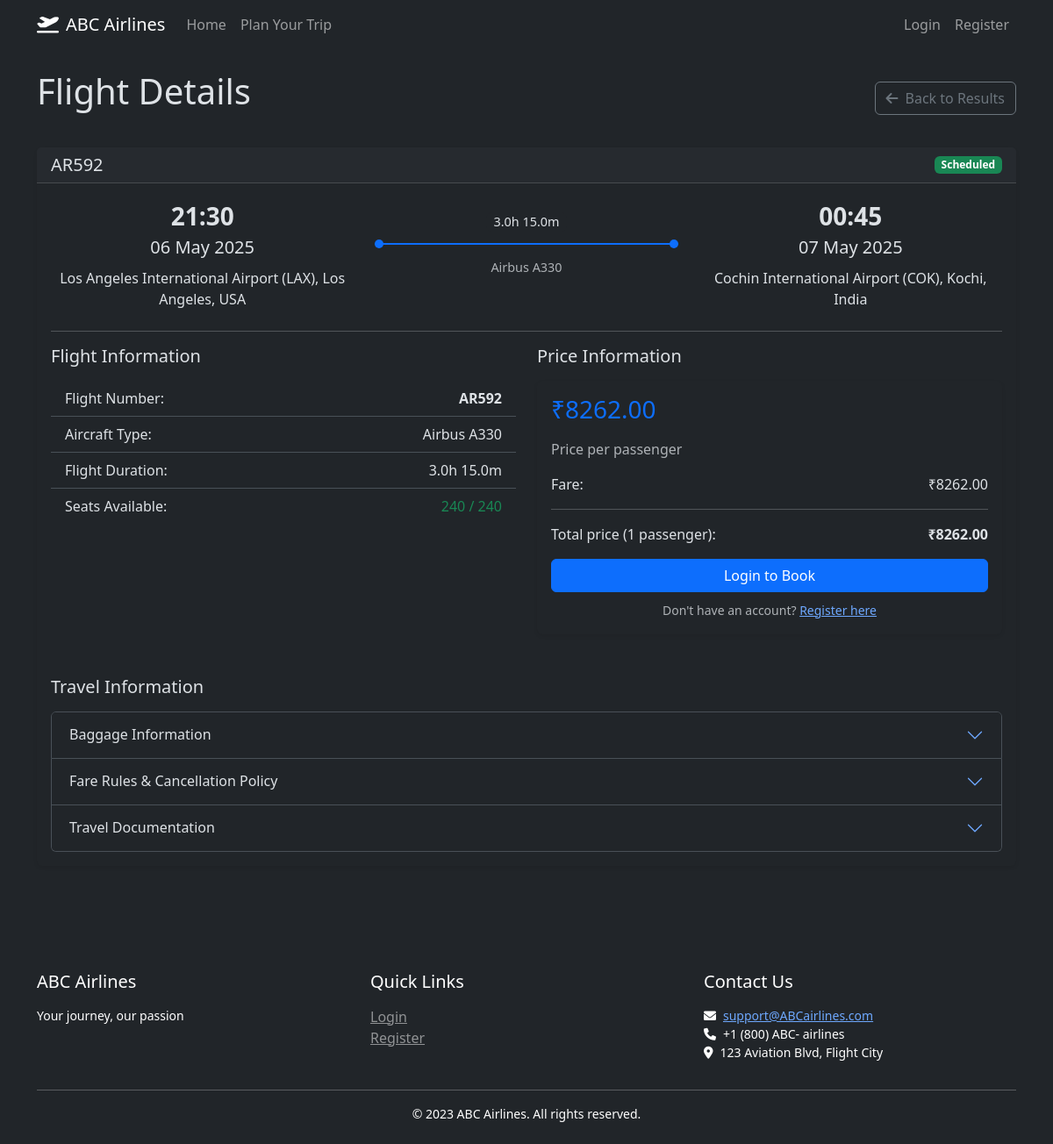
Page /flights/66 on the earlier database version.
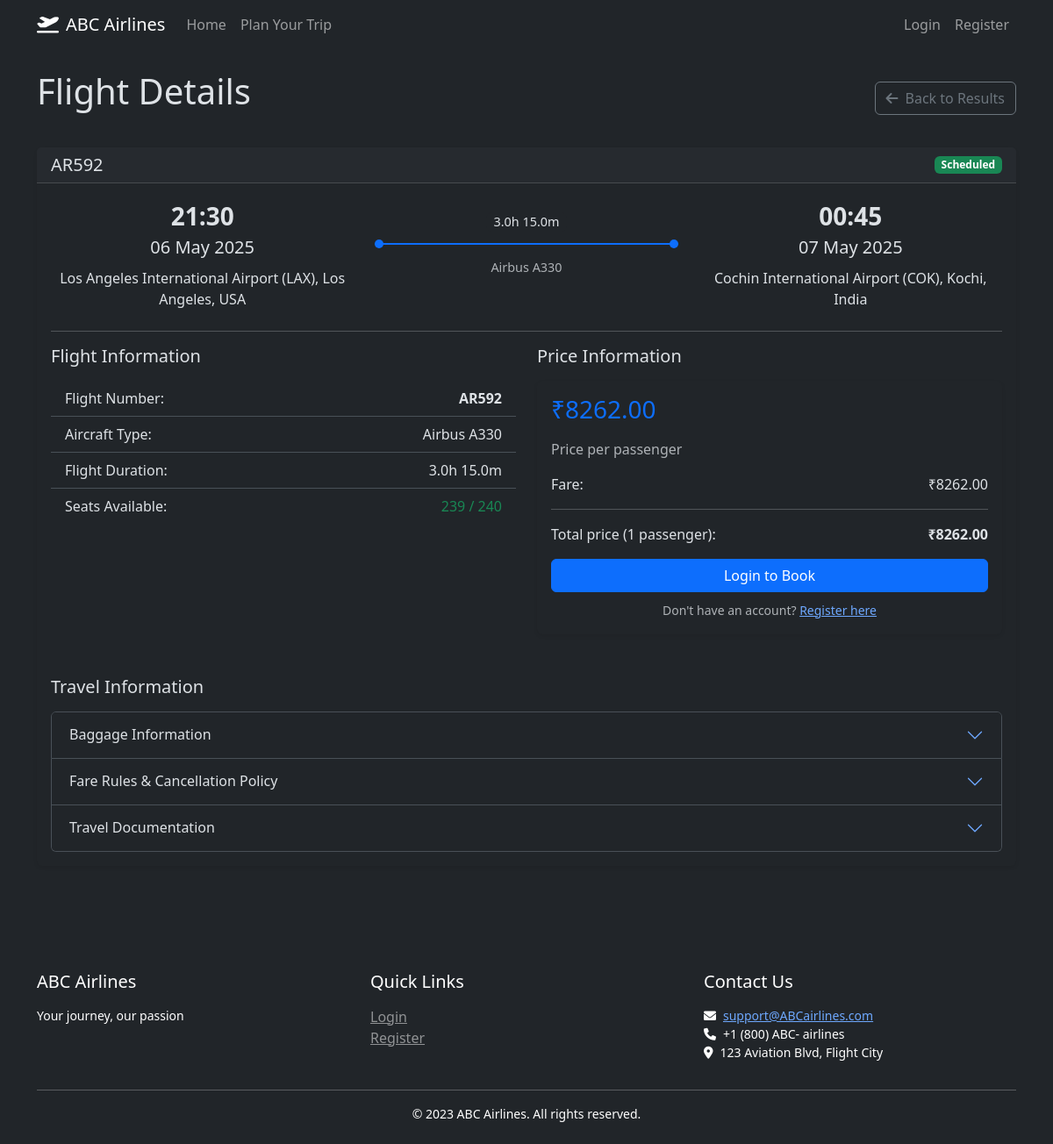
Same page on the later database version.
### models.py (models this page shows, shortened)
class Flight(db.Model):
    __tablename__ = 'flights'
    id = db.Column(db.Integer, primary_key=True)
    flight_number = db.Column(db.String(10), nullable=False)
    origin = db.Column(db.String(3), nullable=False)
    destination = db.Column(db.String(3), nullable=False)
    departure_time = db.Column(db.DateTime, nullable=False)
    arrival_time = db.Column(db.DateTime, nullable=False)
    aircraft_type = db.Column(db.String(50), nullable=False)
    seats_total = db.Column(db.Integer, nullable=False)
    seats_available = db.Column(db.Integer, nullable=False)
    price = db.Column(db.Float, nullable=False)
    status = db.Column(db.String(20), nullable=False)
    bookings = db.relationship('Booking', backref='flight', lazy=True)
    def get_duration(self):
        from utils import format_duration, calculate_flight_duration
        return format_duration(calculate_flight_duration(self.departure_time, self.arrival_time))

### routes.py (the view)
@app.route('/flights/<int:flight_id>')
def flight_details(flight_id):
    flight = data.get_flight_by_id(flight_id)
    if not flight:
        flash('Flight not found', 'danger')
        return redirect(url_for('index'))
    passengers = int(request.args.get('passengers', 1))
    return render_template(
        'flight_details.html',
        flight=flight,
        passengers=passengers,
        get_airport_name=data.get_airport_name,
        format_datetime=format_datetime,
        format_price=format_price
    )

### data.py (called while the page is built)
def get_flight_by_id(flight_id):
    return Flight.query.get(flight_id)

def get_airport_name(code):
    if code in airports:
        return f"{airports[code]['name']} ({code}), {airports[code]['city']}, {airports[code]['country']}"
    return code

### routes.py (called while the page is built)
@app.context_processor
def utility_processor():
    return {
        'format_datetime': format_datetime,
        'format_date': format_date,
        'format_time': format_time,
        'format_price': format_price
    }

### utils.py (called while the page is built)
def format_duration(minutes):
    hours, mins = divmod(minutes, 60)
    return f"{hours}h {mins}m"

def calculate_flight_duration(departure, arrival):
    duration = arrival - departure
    return duration.total_seconds() // 60  # Duration in minutes

def format_price(price):
    if price is not None:
        return f"\u20B9{price:.2f}"
    return "Not available"

### templates/flight_details.html (shortened to what the changed rows need)
{% extends "base.html" %}
{% block content %}
<div class="mb-4">
    <div class="d-flex justify-content-between align-items-center mb-4">
        <h1>Flight Details</h1>
    </div>
    {% if flight %}
        <div class="card mb-4">
            <div class="card-header">
                <div class="d-flex justify-content-between align-items-center">
                    <h5 class="card-title mb-0">{{ flight.flight_number }}</h5>
                    <span class="badge {{ 'bg-success' if flight.status == 'Scheduled' else 'bg-warning' if flight.status == 'Delayed' else 'bg-danger' }}">
                        {{ flight.status }}
                    </span>
                </div>
            </div>
            <div class="card-body">
                <div class="row align-items-center mb-4">
                    <div class="col-md-4">
                        <div class="text-center">
                            <div class="fs-3 fw-bold">
                                {% if flight.departure_time %}
                                    {{ flight.departure_time.strftime('%H:%M') }}
                                {% else %}
                                    Not available
                                {% endif %}
                            </div>
                            <div class="fs-5">
                                {% if flight.departure_time %}
                                    {{ flight.departure_time.strftime('%d %b %Y') }}
                                {% else %}
                                    Not available
                                {% endif %}
                            </div>
                            <div class="mt-2">{{ get_airport_name(flight.origin) }}</div>
                        </div>
                    </div>
                    <div class="col-md-4 text-center">
                        <div class="flight-path position-relative">
                            <div class="flight-duration bg-dark px-2 rounded">
                                {{ flight.get_duration() }}
                            </div>
                            <div class="flight-line"></div>
                            <div class="flight-aircraft text-muted">{{ flight.aircraft_type }}</div>
                        </div>
                    </div>
                    <div class="col-md-4">
                        <div class="text-center">
                            <div class="fs-3 fw-bold">
                                {% if flight.arrival_time %}
                                    {{ flight.arrival_time.strftime('%H:%M') }}
                                {% else %}
                                    Not available
                                {% endif %}
                            </div>
                            <div class="fs-5">
                                {% if flight.arrival_time %}
                                    {{ flight.arrival_time.strftime('%d %b %Y') }}
                                {% else %}
                                    Not available
                                {% endif %}
                            </div>
                            <div class="mt-2">{{ get_airport_name(flight.destination) }}</div>
                        </div>
                    </div>
                </div>
                <hr>
                <div class="row mb-4">
                    <div class="col-md-6">
                        <h5>Flight Information</h5>
                        <ul class="list-group list-group-flush">
                            <li class="list-group-item d-flex justify-content-between">
                                <span>Flight Number:</span>
                                <span class="fw-bold">{{ flight.flight_number }}</span>
                            </li>
                            <li class="list-group-item d-flex justify-content-between">
                                <span>Aircraft Type:</span>
                                <span>{{ flight.aircraft_type }}</span>
                            </li>
                            <li class="list-group-item d-flex justify-content-between">
                                <span>Flight Duration:</span>
                                <span>{{ flight.get_duration() }}</span>
                            </li>
                            <li class="list-group-item d-flex justify-content-between">
                                <span>Seats Available:</span>
                                <span class="{{ 'text-success' if flight.seats_available > 10 else 'text-warning' if flight.seats_available > 0 else 'text-danger' }}">
                                    {{ flight.seats_available }} / {{ flight.seats_total }}
                                </span>
                            </li>
                        </ul>
                    </div>
                    <div class="col-md-6">
                        <h5>Price Information</h5>
                        <div class="card">
                            <div class="card-body">
                                <h3 class="text-primary">
                                    {% if flight.price %}
                                        {{ format_price(flight.price) }}
                                    {% else %}
                                        Not available
                                    {% endif %}
                                </h3>
                                <p class="text-muted">Price per passenger</p>
                                <div class="d-flex justify-content-between mb-2">
                                    <span>Fare:</span>
                                    <span>
                                        {% if flight.price %}
                                            {{ format_price(flight.price) }}
                                        {% else %}
                                            Not available
                                        {% endif %}
                                    </span>
                                </div>
                                <hr>
                                <div class="d-flex justify-content-between mb-2">
                                    <span>Total price ({{ passengers }} passenger{{ 's' if passengers > 1 else '' }}):</span>
                                    <span class="fw-bold">
                                        {% if flight.price %}
                                            {{ (flight.price * passengers) | format_price }}
                                        {% else %}
                                            Not available
                                        {% endif %}
                                    </span>
                                </div>
                                <div class="mt-3">
                                    {% if current_user.is_authenticated %}
                                        <a href="{{ url_for('book_flight', flight_id=flight.id, passengers=passengers) }}" class="btn btn-primary w-100">
                                            Book Now
                                        </a>
                                    {% else %}
                                        <a href="{{ url_for('login', next=url_for('book_flight', flight_id=flight.id, passengers=passengers)) }}" class="btn btn-primary w-100">
                                            Login to Book
                                        </a>
                                        <div class="text-center mt-2">
                                            <small class="text-muted">
                                                Don't have an account? <a href="{{ url_for('register') }}">Register here</a>
                                            </small>
                                        </div>
                                    {% endif %}
                                </div>
                            </div>
                        </div>
                    </div>
                </div>
                <div class="row">
                    <div class="col-12">
                        <h5>Travel Information</h5>
                        <div class="accordion" id="travelInfoAccordion">
                            <div class="accordion-item">
                                <h2 class="accordion-header">
                                    <button class="accordion-button collapsed" type="button" data-bs-toggle="collapse" data-bs-target="#baggageInfo">
                                        Baggage Information
                                    </button>
                                </h2>
                            </div>
                            <div class="accordion-item">
                                <h2 class="accordion-header">
                                    <button class="accordion-button collapsed" type="button" data-bs-toggle="collapse" data-bs-target="#fareRules">
                                        Fare Rules & Cancellation Policy
                                    </button>
                                </h2>
                            </div>
                            <div class="accordion-item">
                                <h2 class="accordion-header">
                                    <button class="accordion-button collapsed" type="button" data-bs-toggle="collapse" data-bs-target="#travelDocs">
                                        Travel Documentation
                                    </button>
                                </h2>
                            </div>
                        </div>
                    </div>
                </div>
            </div>
        </div>
    {% else %}
        <div class="alert alert-danger">
            <p>Flight not found.</p>
            <a href="{{ url_for('index') }}" class="btn btn-primary">Back to Home</a>
        </div>
    {% endif %}
</div>
{% endblock %}

Differences in the rows shown:
changed Flight "AR592": seats_available "240" → "239"
